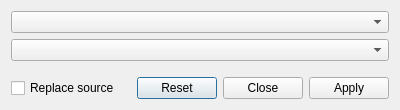
<?xml version="1.0" encoding="UTF-8"?>
<ui version="4.0">
 <class>JoinDialog</class>
 <widget class="QDialog" name="JoinDialog">
  <property name="geometry">
   <rect>
    <x>0</x>
    <y>0</y>
    <width>400</width>
    <height>110</height>
   </rect>
  </property>
  <property name="windowTitle">
   <string>Join items</string>
  </property>
  <layout class="QGridLayout" name="gridLayout">
   <item row="1" column="0" colspan="2">
    <widget class="QComboBox" name="Line"/>
   </item>
   <item row="0" column="0" colspan="2">
    <widget class="QComboBox" name="Point"/>
   </item>
   <item row="3" column="1">
    <widget class="QDialogButtonBox" name="buttonBox">
     <property name="sizePolicy">
      <sizepolicy hsizetype="Fixed" vsizetype="Fixed">
       <horstretch>0</horstretch>
       <verstretch>0</verstretch>
      </sizepolicy>
     </property>
     <property name="orientation">
      <enum>Qt::Horizontal</enum>
     </property>
     <property name="standardButtons">
      <set>QDialogButtonBox::Apply|QDialogButtonBox::Close|QDialogButtonBox::Reset</set>
     </property>
    </widget>
   </item>
   <item row="2" column="0" colspan="2">
    <spacer name="verticalSpacer">
     <property name="orientation">
      <enum>Qt::Vertical</enum>
     </property>
     <property name="sizeHint" stdset="0">
      <size>
       <width>0</width>
       <height>6</height>
      </size>
     </property>
    </spacer>
   </item>
   <item row="3" column="0">
    <widget class="QCheckBox" name="replaceCheck">
     <property name="sizePolicy">
      <sizepolicy hsizetype="Preferred" vsizetype="Fixed">
       <horstretch>0</horstretch>
       <verstretch>0</verstretch>
      </sizepolicy>
     </property>
     <property name="text">
      <string>Replace source</string>
     </property>
    </widget>
   </item>
  </layout>
 </widget>
 <resources/>
 <connections>
  <connection>
   <sender>buttonBox</sender>
   <signal>rejected()</signal>
   <receiver>JoinDialog</receiver>
   <slot>reject()</slot>
   <hints>
    <hint type="sourcelabel">
     <x>390</x>
     <y>100</y>
    </hint>
    <hint type="destinationlabel">
     <x>286</x>
     <y>274</y>
    </hint>
   </hints>
  </connection>
  <connection>
   <sender>buttonBox</sender>
   <signal>clicked(QAbstractButton*)</signal>
   <receiver>JoinDialog</receiver>
   <slot>buttonBoxClicked(QAbstractButton*)</slot>
   <hints>
    <hint type="sourcelabel">
     <x>258</x>
     <y>96</y>
    </hint>
    <hint type="destinationlabel">
     <x>288</x>
     <y>302</y>
    </hint>
   </hints>
  </connection>
 </connections>
 <slots>
  <slot>buttonBoxClicked(QAbstractButton*)</slot>
 </slots>
</ui>
